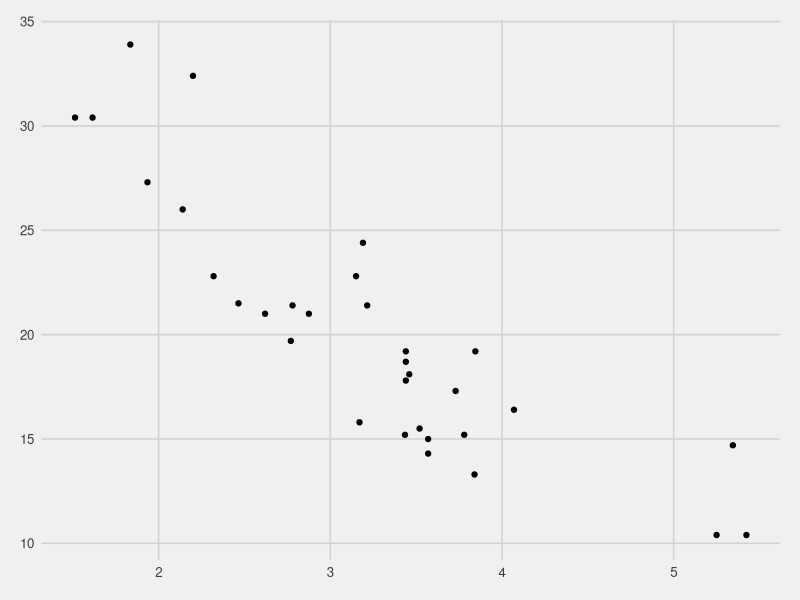

Source code (R):
library(ggplot2)
library(ggthemes)


#theme_set(theme_dark())

pl <- ggplot(mtcars, aes(x=wt,y=mpg)) + geom_point()

print(pl + theme_fivethirtyeight())